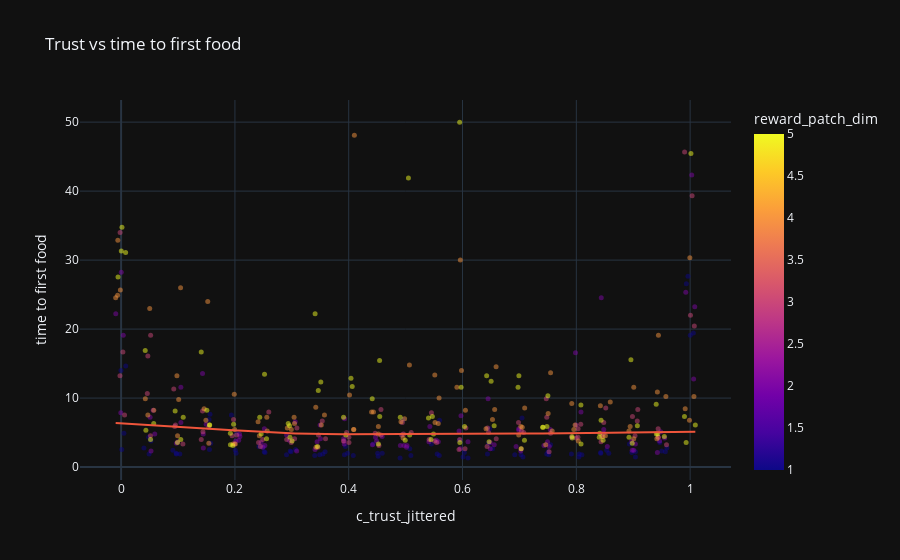

The notebook cell saved with this chart:
### Code cell
# note that initially the utility of communicating grows faster
jitter = 0.01
impactDF["c_trust_jittered"] = impactDF["c_trust"] + np.random.uniform(
    -jitter, jitter, len(impactDF)
)


fig = px.scatter(
    impactDF,
    x="c_trust_jittered",
    y="time to first food",
    color="reward_patch_dim",
    template="plotly_dark",
    title="Trust vs time to first food",
    trendline="lowess",
)

fig.update_traces({"marker": {"size": 5, "opacity": 0.5}})

fig.show()

### Figure 1 — Plotly figure (JSON) as saved in the notebook; plotly's stock layout.template omitted (floating-point values rounded to 4 significant figures; data arrays with more than 128 entries replaced by an {"elided": "..."} marker saying what was removed)
{"data": [{"hovertemplate": "c_trust_jittered=%{x}<br>time to first food=%{y}<br>reward_patch_dim=%{marker.color}<extra></extra>", "legendgroup": "", "marker": {"color": {"elided": "420 int values"}, "coloraxis": "coloraxis", "opacity": 0.5, "size": 5, "symbol": "circle"}, "mode": "markers", "name": "", "orientation": "v", "showlegend": false, "type": "scatter", "x": {"elided": "420 float values"}, "xaxis": "x", "y": {"elided": "420 float values"}, "yaxis": "y"}, {"hovertemplate": "<b>LOWESS trendline</b><br><br>c_trust_jittered=%{x}<br>time to first food=%{y} <b>(trend)</b><extra></extra>", "legendgroup": "", "marker": {"opacity": 0.5, "size": 5, "symbol": "circle"}, "mode": "lines", "name": "", "showlegend": false, "type": "scatter", "x": {"elided": "420 float values"}, "xaxis": "x", "y": {"elided": "420 float values"}, "yaxis": "y"}], "layout": {"coloraxis": {"colorbar": {"title": {"text": "reward_patch_dim"}}, "colorscale": [[0, "#0d0887"], [0.1111, "#46039f"], [0.2222, "#7201a8"], [0.3333, "#9c179e"], [0.4444, "#bd3786"], [0.5556, "#d8576b"], [0.6667, "#ed7953"], [0.7778, "#fb9f3a"], [0.8889, "#fdca26"], [1, "#f0f921"]]}, "legend": {"tracegroupgap": 0}, "title": {"text": "Trust vs time to first food"}, "xaxis": {"anchor": "y", "domain": [0, 1], "title": {"text": "c_trust_jittered"}}, "yaxis": {"anchor": "x", "domain": [0, 1], "title": {"text": "time to first food"}}}}
